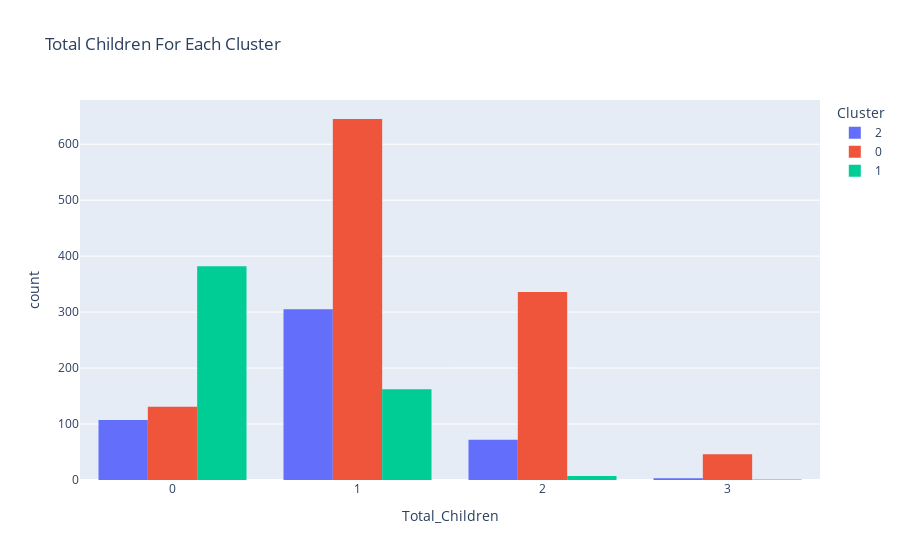

Write notebook code for a chart like this one.
### Code cell
#plot total children for each cluster
fig = px.histogram(data, x="Total_Children", color="Cluster", title="Total Children For Each Cluster", barmode="group")
fig.show()

### Figure 1 — Plotly figure (JSON) as saved in the notebook; plotly's stock layout.template omitted (floating-point values rounded to 4 significant figures; data arrays with more than 128 entries replaced by an {"elided": "..."} marker saying what was removed)
{"data": [{"alignmentgroup": "True", "bingroup": "x", "hovertemplate": "Cluster=2<br>Total_Children=%{x}<br>count=%{y}<extra></extra>", "legendgroup": "2", "marker": {"color": "#636efa", "pattern": {"shape": ""}}, "name": "2", "offsetgroup": "2", "orientation": "v", "showlegend": true, "type": "histogram", "x": {"elided": "487 int values"}, "xaxis": "x", "yaxis": "y"}, {"alignmentgroup": "True", "bingroup": "x", "hovertemplate": "Cluster=0<br>Total_Children=%{x}<br>count=%{y}<extra></extra>", "legendgroup": "0", "marker": {"color": "#EF553B", "pattern": {"shape": ""}}, "name": "0", "offsetgroup": "0", "orientation": "v", "showlegend": true, "type": "histogram", "x": {"elided": "1158 int values"}, "xaxis": "x", "yaxis": "y"}, {"alignmentgroup": "True", "bingroup": "x", "hovertemplate": "Cluster=1<br>Total_Children=%{x}<br>count=%{y}<extra></extra>", "legendgroup": "1", "marker": {"color": "#00cc96", "pattern": {"shape": ""}}, "name": "1", "offsetgroup": "1", "orientation": "v", "showlegend": true, "type": "histogram", "x": {"elided": "552 int values"}, "xaxis": "x", "yaxis": "y"}], "layout": {"barmode": "group", "legend": {"title": {"text": "Cluster"}, "tracegroupgap": 0}, "title": {"text": "Total Children For Each Cluster"}, "xaxis": {"anchor": "y", "domain": [0, 1], "title": {"text": "Total_Children"}}, "yaxis": {"anchor": "x", "domain": [0, 1], "title": {"text": "count"}}}}
